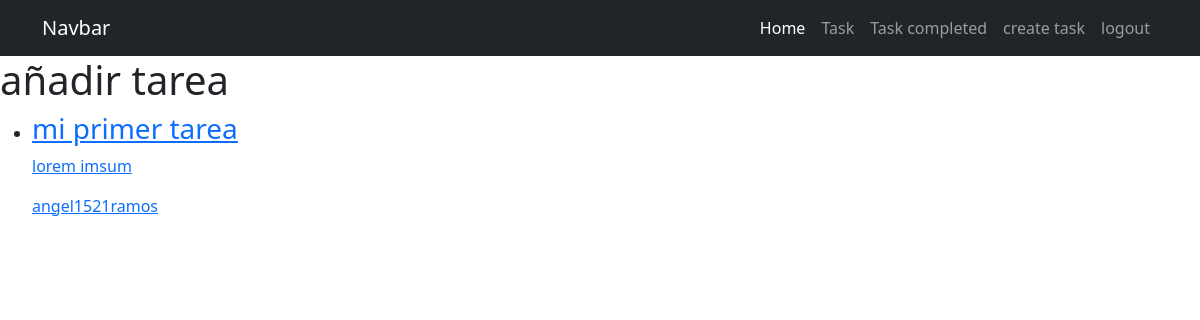
The page /task/visualizar/ (signed in) on the database as committed earlier.
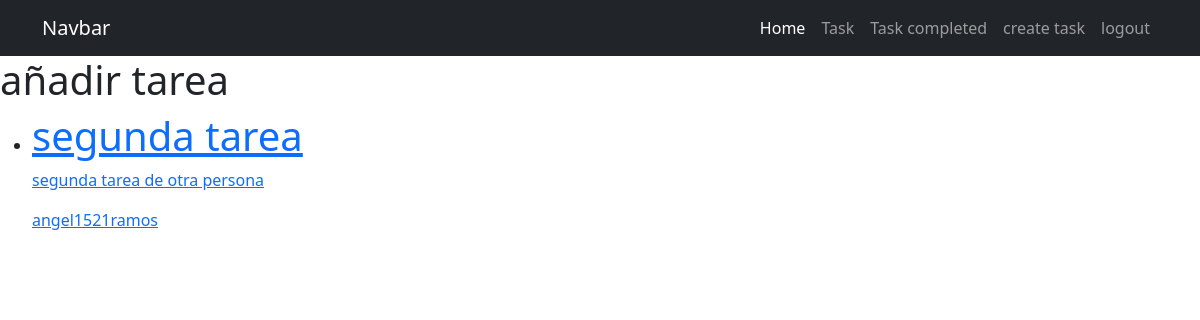
The same page on the database as committed later.
### tasks/models.py (models this page shows, shortened)
class Task(models.Model):
    titulo = models.CharField(max_length=100)
    descripcion = models.TextField(blank=True)
    creacion = models.DateTimeField(auto_now_add=True)
    fechaCompletada = models.DateTimeField(null=True, blank=True)
    importante = models.BooleanField(default=False)
    usuario = models.ForeignKey(User, on_delete=models.CASCADE)

### tasks/views.py (the view)
# urls.py: path('task/visualizar/', views.view_task, name='task'),
@login_required
def view_task(request):
    tasks = Task.objects.filter(
        usuario=request.user, fechaCompletada__isnull=True)
    return render(request, 'task-crud/visualizar.html', {'tasks': tasks})

### tasks/templates/task-crud/visualizar.html (shortened to what this page needs)
{% extends 'base.html' %} {% block contenido %} {{error}}
<h1>añadir tarea</h1>
<ul>
  {% for x in tasks %}
  <li>
    <a href="{% url 'detail_task' x.id %}">
      {% if x.importante %}
      <h1>{{x.titulo}}</h1>
      {% else %}
      <h3>{{x.titulo}}</h3>
      {% endif %}
      <p>{{x.descripcion}}</p>
      <p>{{x.usuario.username}}</p>
    </a>
  </li>
  {% endfor %}
</ul>
{% endblock contenido %}

Rows that differ between the two databases and show on the page:
no longer on this page (row edited): Task: titulo "mi primer tarea", descripcion "lorem imsum", usuario.username "angel1521ramos"
added Task: titulo "segunda tarea", descripcion "segunda tarea de otra persona", usuario.username "angel1521ramos"
